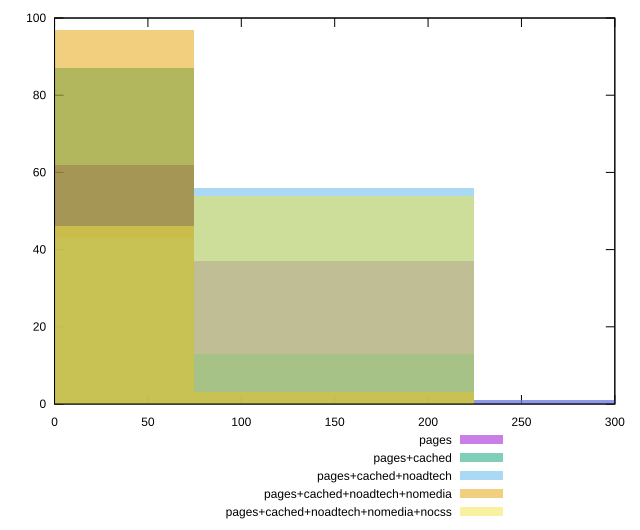

Write the gnuplot code that produced this figure.
reset

$pages <<EOF
0 62
149.74369344484356 37
299.4873868896871 1
EOF

$pagesCached <<EOF
0 87
149.74369344484356 13
EOF

$pagesCachedNoadtech <<EOF
149.74369344484356 56
0 43
299.4873868896871 1
EOF

$pagesCachedNoadtechNomedia <<EOF
0 97
149.74369344484356 3
EOF

$pagesCachedNoadtechNomediaNocss <<EOF
0 46
149.74369344484356 54
EOF

set key outside below
set boxwidth 149.74369344484356
set xrange [0:300]
set yrange [0:100]
set trange [0:100]
set style fill transparent solid 0.5 noborder
set terminal svg size 640, 530 enhanced background rgb 'white'
set output "report_00015_2021-02-09T16-11-33.973Z/unminified-javascript/comparison/histogram/all_raw.svg"

plot $pages title "pages" with boxes, \
     $pagesCached title "pages+cached" with boxes, \
     $pagesCachedNoadtech title "pages+cached+noadtech" with boxes, \
     $pagesCachedNoadtechNomedia title "pages+cached+noadtech+nomedia" with boxes, \
     $pagesCachedNoadtechNomediaNocss title "pages+cached+noadtech+nomedia+nocss" with boxes

reset
